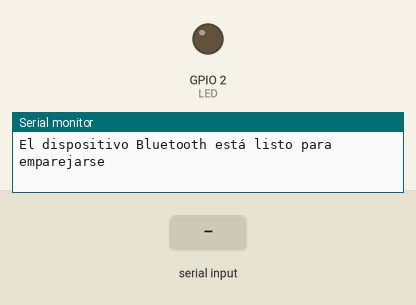
The sketch below on a simulated ESP32. Parts: output pins drawn as LEDs (lit = HIGH), the last lines printed to the serial monitor. The inputs (shaded band) are chosen by the test bench. Nothing arrives over Bluetooth unless stated.

Above: at 1.2 s.
1.3 s: "0" received over the second serial link
At 1.9 s:
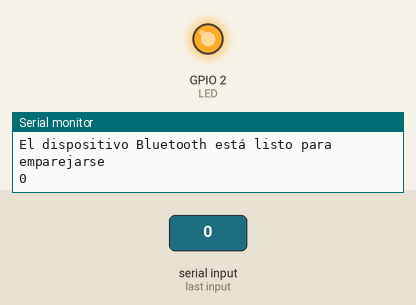
2.8 s: "1" received over the second serial link
At 3.4 s:
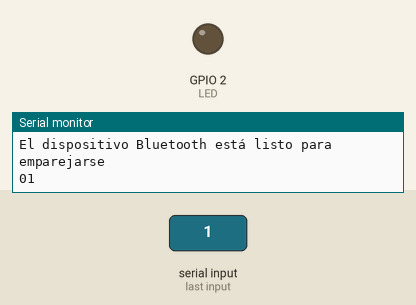
Timing chart, 0 to 5.8 s (numbered marks = the images above; inputs shaded):
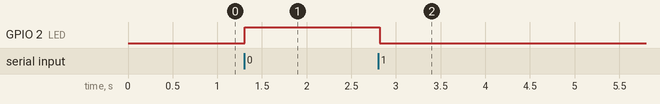

Measured:
- after the input at 1.3 s, GPIO 2 (LED): LOW → HIGH at once
- after the input at 2.8 s, GPIO 2 (LED): HIGH → LOW at once

The sketch:

esp32_receptor.ino
```cpp
/*
  Program to control LED (ON/OFF) from ESP32 using Serial Bluetooth
  by Daniel Carrasco -> https://www.electrosoftcloud.com/
*/
#include "BluetoothSerial.h"

#if !defined(CONFIG_BT_ENABLED) || !defined(CONFIG_BLUEDROID_ENABLED)
#error Bluetooth is not enabled! Please run `make menuconfig` to and enable it
#endif

#define LED 2

BluetoothSerial BT; // Objeto Bluetooth

void setup() {
  Serial.begin(115200); // Inicialización de la conexión en serie para la depuración
  Serial2.begin(115200);
  BT.begin("ESP32-1"); // Nombre de su dispositivo Bluetooth y en modo esclavo
  Serial.println("El dispositivo Bluetooth está listo para emparejarse");
  pinMode (LED, OUTPUT); // Cambie el pin LED a OUTPUT
}
void loop() {
  if (BT.available()) // Compruebe si recibimos algo de Bluetooth
  {
    int incoming = BT.read(); // Lee lo que recibimos
   // Serial.print("Recibido: ");
  //  Serial.println(incoming);


    if (incoming == 48){ // 0 en ASCII
      digitalWrite(LED, HIGH); // LED Encendido
      //BT.println("LED encendido"); // Envía el mensaje de texto a través de BT Serial
    //  Serial2.write("0");
      Serial2.print("0");
      Serial.print("0");
    }

    if (incoming == 49){ // 1 en ASCII
      digitalWrite(LED, LOW); // LED Apagado
    //  BT.println("LED apagado"); // Envía el mensaje de texto a través de BT Serial
     // Serial2.write("1");
      Serial2.print("1");
      Serial.print("1");
    }

    if (incoming == 50){ // 2 en ASCII
    //  Serial.write("2");
      Serial2.print("2");
      Serial.print("2");
    }

    if (incoming == 51){ // 3 en ASCII
      Serial2.print("3");
      Serial.print("3");
    }

    if (incoming == 52){ // 4 en ASCII
      Serial2.print("4");
      Serial.print("4");
    }

    if (incoming == 53){ // 5 en ASCII
      Serial2.print("5");
      Serial.print("5");
    }

    if (incoming == 54){ // 6 en ASCII
      Serial2.print("6");
      Serial.print("6");
    }

    if (incoming == 55){ // 7 en ASCII
      Serial2.print("7");
      Serial.print("7");
    }

    if (incoming == 56){ // 8 en ASCII
      Serial2.print("8");
      Serial.print("8");
    }

    if (incoming == 57){ // 9 en ASCII
      Serial2.print("9");
      Serial.print("9");
    }

    if (incoming == 97){ // a en ASCII
      Serial2.print("a");
      Serial.print("a");
    }

  }
  delay(20);
}
```
